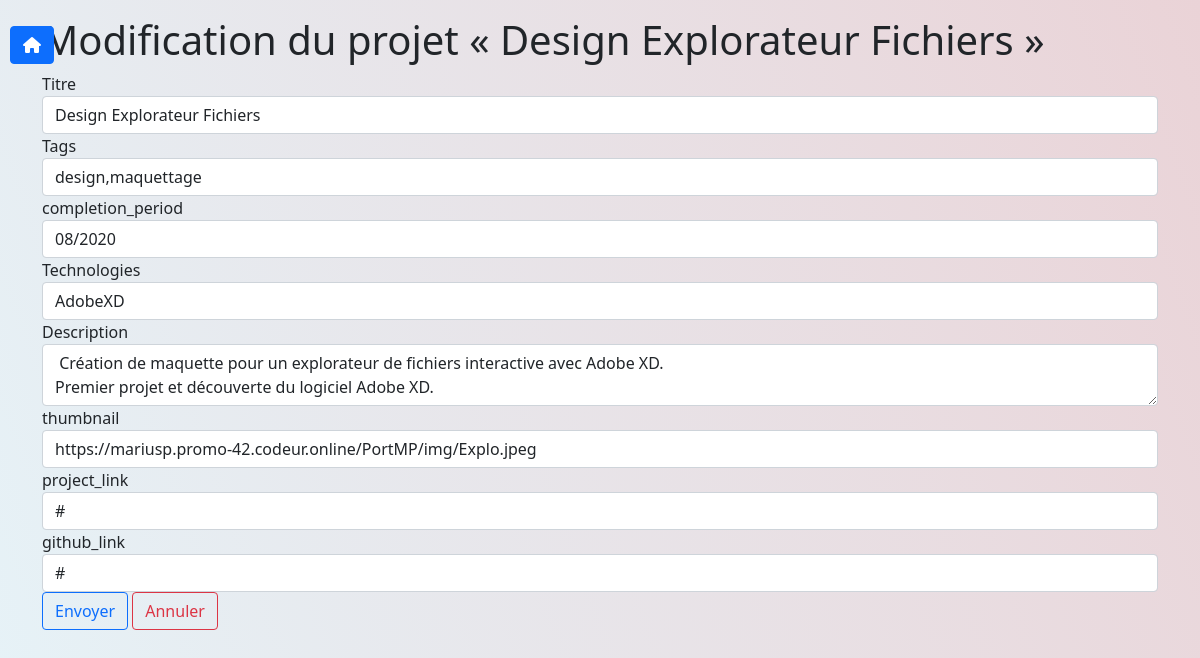
Screenshot of /backoffice/edit.php?id=Design Explorateur Fichiers6033a7dfcd433 (signed in) with the database file from the repository.
### tables this page shows
CREATE TABLE IF NOT EXISTS `projects` (
  `id` varchar(255) NOT NULL,
  `title` varchar(255) NOT NULL,
  `completion_period` varchar(255) DEFAULT NULL,
  `technologies` varchar(255) DEFAULT NULL,
  `description` varchar(2000) NOT NULL,
  `hide` varchar(255) NOT NULL DEFAULT 'hide',
  `thumbnail` varchar(255) DEFAULT NULL,
  `project_link` varchar(2000) DEFAULT NULL,
  `github_link` varchar(2000) DEFAULT NULL,
  PRIMARY KEY (`id`)
);

### backoffice/edit.php (the view, shortened to what this page needs)
<?php
if ($_SESSION['username']) {
    if(isset($_GET['id']) && !empty($_GET['id'])){
        require_once('db-connect.php');
        $id = strip_tags($_GET['id']);
        $sql = 'SELECT * FROM `projects` WHERE `id` = :id;';
        $query = $db->prepare($sql);
        $query->bindValue(':id', $id, PDO::PARAM_STR);
        $query->execute();
        $project = $query->fetch();
        $sql2 = 'SELECT `project_id`,`tag_name` FROM `tags`,`projects_tags` WHERE `id` = `tag_id` AND `project_id` = :id';
        $query2 = $db->prepare($sql2);
        $query2->bindValue(':id', $id, PDO::PARAM_STR);
        $query2->execute();
        $project2 = $query2->fetchAll();
        $tagsList = '';
        foreach ($project2 as $a) {
          if ($a[0]!=$id) {
            unset($project2[array_search($a, $project2)]);
          } else {
            $tagsList = $tagsList.','.$a[1];
          }
        }
        $tagsList = substr($tagsList,1);
    } else {
        $_SESSION['error'] = "URL invalide";
        header('Location: home.php');
    }
} else {
    $_SESSION['error'] = "L'identifiant ou le mot de passe sont incorrects.";
    header('Location: index.php');
}
?>
<!DOCTYPE html>
<html lang="en">
<head>
    <link href="https://cdn.jsdelivr.net/npm/bootstrap@5.0.0-beta1/dist/css/bootstrap.min.css" rel="stylesheet">
    <link rel="stylesheet" href="main.css">
</head>
<body>
    <main class="container">
      <p><a id="homeEdit" href="home.php" title="retour à la liste des projets" class="btn btn-primary"><i class="fas fa-home"></i></a></p>
        <div class="row">
            <section id="editSection" class="col-12">
            <h1>Modification du projet « <?= $project['title'] ?> »</h1>
                <form method="post">
                    <div class="form-group">
                        <label for="title">Titre</label>
                        <input type="text" id="title" name="title" class="form-control" value="<?= $project['title'] ?>">
                    </div>
                    <div class="form-group">
                        <label for="tags">Tags</label>
                        <input type="text" id="tags" name="tags" class="form-control" value="<?= $tagsList ?>">
                    </div>
                    <div class="form-group">
                        <label for="completion_period">completion_period</label>
                        <input type="text" id="completion_period" name="completion_period" class="form-control" value="<?= $project['completion_period'] ?>">
                    </div>
                    <div class="form-group">
                        <label for="technologies">Technologies</label>
                        <input type="text" id="technologies" name="technologies" class="form-control" value="<?= $project['technologies'] ?>">
                    </div>
                    <div class="form-group">
                        <label for="description">Description</label>
                        <textarea id="description" name="description" class="form-control" row="4"><?= $project['description'] ?></textarea>
                    </div>
                    <div class="form-group">
                        <label for="thumbnail">thumbnail</label>
                        <input type="text" id="thumbnail" name="thumbnail" class="form-control" value="<?= $project['thumbnail'] ?>">
                    </div>
                    <div class="form-group">
                        <label for="project_link">project_link</label>
                        <input type="text" id="project_link" name="project_link" class="form-control" value="<?= $project['project_link'] ?>">
                    </div>
                    <div class="form-group">
                        <label for="github_link">github_link</label>
                        <input type="text" id="github_link" name="github_link" class="form-control" value="<?= $project['github_link'] ?>">
                    </div>
                    <button class="btn btn-outline-primary">Envoyer</button> <a href="home.php" class="btn btn-outline-danger">Annuler</a>
                </form>
            </section>
        </div>
    </main>
</body>
</html>

### backoffice/main.css (style rules this page uses)
html { height: 100%; }
body { background: linear-gradient(70deg, #e6f3f8, #ead3d7); z-index: -100; position: relative; overflow-x: hidden; min-height: 100%; margin: 0 0; padding: 0 0; }
a { text-decoration: none; color:black; cursor: pointer; }
#disc, #homeDetails, #editDetails, #homeEdit, #homeAdd { position: absolute; top: 10px; left: 10px; }

### rows the page displays
projects: title "Design Explorateur Fichiers", completion_period "08/2020", technologies "AdobeXD", description "Création de maquette pour un explorateur de fichiers interactive avec Adobe XD. Premier projet et découverte du logiciel Adobe XD.", thumbnail "https://mariusp.promo-42.codeur.online/PortMP/img/Explo.jpeg", project_link "#", github_link "#"
